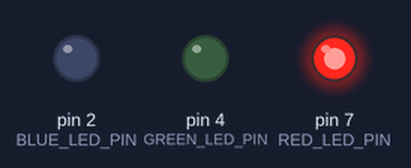
Bench run of a sketch on a simulated Arduino Uno, built with avr-gcc and run on an emulated ATmega328P. On the bench: output pins drawn as LEDs (lit = HIGH).

Above: at 0.04 s.
At 0.29 s:
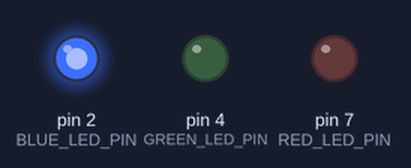
At 0.7 s:
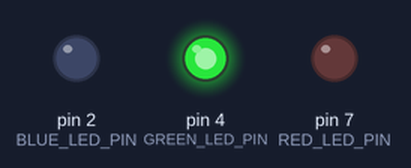
At 1.37 s:
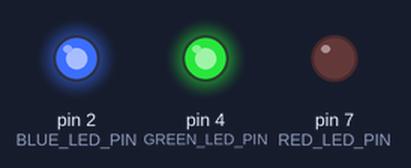
At 2.11 s:
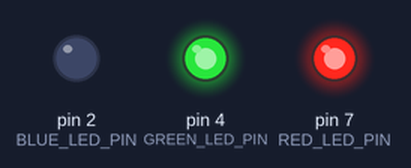
At 2.94 s:
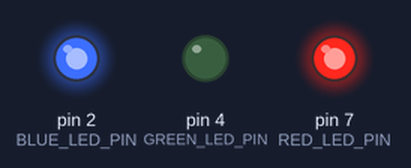
Timing chart, 0 to 3.2 s (numbered marks = the images above):
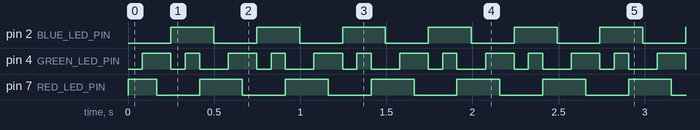

The sketch:

1_blink_color.ino
```cpp
// define pin numbers
int RED_LED_PIN = 7;
int GREEN_LED_PIN = 4;
int BLUE_LED_PIN = 2;

// define total time
int TOTAL_TIME_MS = 500;

// the setup function runs once when you press reset or power the board
void setup() {
  // initialize pins
  pinMode(RED_LED_PIN, OUTPUT);
  pinMode(GREEN_LED_PIN, OUTPUT);
  pinMode(BLUE_LED_PIN, OUTPUT);
}

// the loop function runs over and over again forever
void loop() {
  // red
  digitalWrite(RED_LED_PIN, HIGH);
  digitalWrite(GREEN_LED_PIN, LOW);
  digitalWrite(BLUE_LED_PIN, LOW);
  delay(TOTAL_TIME_MS/6);

  // yellow
  digitalWrite(RED_LED_PIN, HIGH);
  digitalWrite(GREEN_LED_PIN, HIGH);
  digitalWrite(BLUE_LED_PIN, LOW);
  delay(TOTAL_TIME_MS/6);

  // green
  digitalWrite(RED_LED_PIN, LOW);
  digitalWrite(GREEN_LED_PIN, HIGH);
  digitalWrite(BLUE_LED_PIN, LOW);
  delay(TOTAL_TIME_MS/6);

  // blue
  digitalWrite(RED_LED_PIN, LOW);
  digitalWrite(GREEN_LED_PIN, LOW);
  digitalWrite(BLUE_LED_PIN, HIGH);
  delay(TOTAL_TIME_MS/6);

  // teal
  digitalWrite(RED_LED_PIN, LOW);
  digitalWrite(GREEN_LED_PIN, HIGH);
  digitalWrite(BLUE_LED_PIN, HIGH);
  delay(TOTAL_TIME_MS/6);

  // purple
  digitalWrite(RED_LED_PIN, HIGH);
  digitalWrite(GREEN_LED_PIN, LOW);
  digitalWrite(BLUE_LED_PIN, HIGH);
  delay(TOTAL_TIME_MS/6);
}
```

Measured:
- by itself, pin 2 (BLUE_LED_PIN): alternates HIGH for 0.25 s and LOW for 0.25 s
- by itself, pin 4 (GREEN_LED_PIN): repeats every 0.50 s: LOW 0.08 s, HIGH 0.08 s, LOW 0.17 s, HIGH 0.17 s
- by itself, pin 7 (RED_LED_PIN): repeats every 0.50 s: LOW 0.25 s, HIGH 0.25 s
